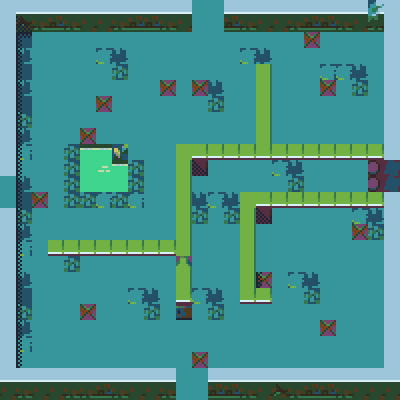

A 2D game scene composited from a Tiled map and its tileset images. What follows is a short description and the map's XML, with every tile layer's data as written:
An orthogonal 25x25 tile map with 16x16 px tiles, 2 tile layers (Ground, CollisionObjects) and 17 objects.

<map version="1.5" tiledversion="1.5.0" orientation="orthogonal" renderorder="right-down" width="25" height="25" tilewidth="16" tileheight="16" infinite="0" nextlayerid="5" nextobjectid="20">
 <tileset firstgid="1" source="SewerDungeonTilesetTwo.tsx" />
 <layer id="1" name="Ground" width="25" height="25">
  <data encoding="csv">
1374,1374,1374,1374,1374,1374,1374,1374,1374,1374,1374,1374,1374,1374,1374,1374,1374,1374,1374,1374,1374,1374,1374,1374,1374,
1374,1374,1374,1374,1374,1374,1374,1374,1374,1374,1374,1374,1374,1374,1374,1374,1374,1374,1374,1374,1374,1374,1374,1374,1374,
1374,1374,1374,1374,1374,1374,1374,1374,1374,1374,1374,1374,1374,1374,1374,1374,1374,1374,1374,454,1374,1374,1374,1374,1374,
1374,1374,1374,1374,1374,1374,859,860,1374,1374,1374,1374,1374,1374,1374,859,860,1374,1374,1374,1374,1374,1374,1374,1374,
1374,1374,1374,1374,1374,1374,893,894,1374,1374,1374,1374,1374,1374,1374,893,144,1374,1374,1374,859,859,860,1374,1374,
1374,1374,1374,1374,1374,1374,1374,1374,1374,1374,454,1374,454,860,1374,1374,178,1374,1374,1374,454,893,894,1374,1374,
1374,1374,1374,1374,1374,1374,454,1374,1374,1374,1374,1374,893,894,1374,1374,212,1374,1374,1374,1374,1374,1374,1374,1374,
1374,1374,1374,1374,1374,1374,1374,1374,1374,1374,1374,1374,1374,1374,1374,1374,246,1374,1374,1374,1374,1374,1374,1374,1374,
1374,1374,1374,1374,1374,454,1374,1374,1374,1374,1374,1374,1374,1374,1374,1374,280,1374,1374,1374,1374,1374,1374,1374,1374,
1374,1374,1374,1374,1374,1374,1374,1374,1374,1374,1374,42,43,64,64,56,57,58,59,60,61,62,63,64,1374,
1374,1374,1374,1374,1374,1374,1374,1374,1374,1374,1374,76,77,1374,1374,1374,1374,859,860,1374,1374,1374,1374,2684355983,2684355949,
1374,1374,1374,1374,1374,1374,1374,1374,1374,1374,1374,110,1374,1374,1374,1374,1374,893,894,1374,1374,1374,1374,2684355983,2684355949,
1374,1374,454,1374,1374,1374,1374,1374,1374,1374,1374,110,860,859,860,42,43,55,55,56,57,58,59,60,1374,
1374,1374,1374,1374,1374,1374,1374,1374,1374,1374,1374,110,894,893,894,76,77,1374,1374,1374,1374,1374,859,860,1374,
1374,1374,1374,1374,1374,1374,1374,1374,1374,1374,1374,110,1374,1374,1374,110,1374,1374,1374,1374,1374,1374,454,894,1374,
1374,1374,1374,354,355,356,357,358,359,360,361,110,1374,1374,1374,110,1374,1374,1374,1374,1374,1374,1374,1374,1374,
1374,1374,1374,893,894,1374,1374,1374,1374,1374,1374,289,1374,1374,1374,110,1374,1374,1374,1374,1374,1374,1374,1374,1374,
1374,1374,1374,1374,1374,1374,1374,1374,1374,1374,1374,323,1374,1374,1374,484,485,1374,859,860,1374,1374,1374,1374,1374,
1374,1374,1374,1374,1374,1374,1374,1374,859,860,1374,357,859,860,1374,518,519,1374,893,894,1374,1374,1374,1374,1374,
1374,1374,1374,1374,1374,454,1374,1374,893,894,1374,391,893,894,1374,1374,1374,1374,1374,1374,1374,1374,1374,1374,1374,
1374,1374,1374,1374,1374,1374,1374,1374,1374,1374,1374,1374,1374,1374,1374,1374,1374,1374,1374,1374,454,1374,1374,1374,1374,
1374,1374,1374,1374,1374,1374,1374,1374,1374,1374,1374,1374,1374,1374,1374,1374,1374,1374,1374,1374,1374,1374,1374,1374,1374,
1374,1374,1374,1374,1374,1374,1374,1374,1374,1374,1374,1374,454,1374,1374,1374,1374,1374,1374,1374,1374,1374,1374,1374,1374,
1374,1374,1374,1374,1374,1374,1374,1374,1374,1374,1374,1374,1374,1374,1374,1374,1374,1374,1374,1374,1374,1374,1374,1374,1374,
1374,1374,1374,1374,1374,1374,1374,1374,1374,1374,1374,1374,1374,1374,1374,1374,1374,1374,1374,1374,1374,1374,1374,1374,1374
</data>
 </layer>
 <layer id="2" name="CollisionObjects" width="25" height="25">
  <data encoding="csv">
1062,1063,1065,1066,1067,1068,1069,1070,1071,1072,1073,1074,0,0,1066,1067,1068,1069,1070,1071,1072,1073,1074,1390,1391,
1096,1097,1099,1100,1101,1102,1103,1104,1105,1106,1107,1108,0,0,1100,1101,1102,1103,1104,1105,1106,1107,1108,1424,1425,
1130,1131,0,0,0,0,0,0,0,0,0,0,0,0,0,0,0,0,0,0,0,0,0,0,1425,
1164,1165,0,0,0,0,0,0,0,0,0,0,0,0,0,0,0,0,0,0,0,0,0,0,1459,
1198,1199,0,0,0,0,0,0,0,0,0,0,0,0,0,0,0,0,0,0,0,0,0,0,1493,
1232,1335,0,0,0,0,0,0,0,0,0,0,0,0,0,0,0,0,0,0,0,0,0,0,1527,
1266,1369,0,0,0,0,0,0,0,0,0,0,0,0,0,0,0,0,0,0,0,0,0,0,1425,
1300,1403,0,0,0,0,0,0,0,0,0,0,0,0,0,0,0,0,0,0,0,0,0,0,1459,
1334,1437,0,0,0,0,0,0,0,0,0,0,0,0,0,0,0,0,0,0,0,0,0,0,1493,
1368,1471,0,0,1370,1371,1372,1373,1374,0,0,0,0,0,0,0,0,0,0,0,0,0,0,0,1527,
1402,1505,0,0,1404,1405,1406,1407,1408,0,0,0,0,0,0,0,0,0,0,0,0,0,0,0,0,
0,1335,0,0,1438,1439,1440,1441,1442,0,0,0,0,0,0,0,0,0,0,0,0,0,0,0,0,
0,1369,0,0,1472,1473,1474,1475,1476,0,0,0,0,0,0,0,0,0,0,0,0,0,0,0,1425,
1130,1403,0,0,0,0,0,0,0,0,0,0,0,0,0,0,0,0,0,0,0,0,0,0,1459,
1164,1437,0,0,0,0,0,0,0,0,0,0,0,0,0,0,0,0,0,0,0,0,0,0,1493,
1198,1471,0,0,0,0,0,0,0,0,0,0,0,0,0,0,0,0,0,0,0,0,0,0,1527,
1232,1505,0,0,0,0,0,0,0,0,0,0,0,0,0,0,0,0,0,0,0,0,0,0,1493,
1266,1335,0,0,0,0,0,0,0,0,0,0,0,0,0,0,0,0,0,0,0,0,0,0,1527,
1300,1369,0,0,0,0,0,0,0,0,0,0,0,0,0,0,0,0,0,0,0,0,0,0,1425,
1334,1403,0,0,0,0,0,0,0,0,0,0,0,0,0,0,0,0,0,0,0,0,0,0,1459,
1368,1437,0,0,0,0,0,0,0,0,0,0,0,0,0,0,0,0,0,0,0,0,0,0,1493,
1402,1471,0,0,0,0,0,0,0,0,0,0,0,0,0,0,0,0,0,0,0,0,0,0,1527,
1504,1505,0,0,0,0,0,0,0,0,0,0,0,0,0,0,0,0,0,0,0,0,0,0,1527,
1538,1539,1540,1541,1542,1543,1544,1545,1546,1547,1548,0,0,1551,1552,1553,1554,1555,1556,1557,1558,1559,1560,1561,1561,
1572,1573,1574,1575,1576,1577,1578,1579,1580,1581,1582,0,0,1585,1586,1587,1588,1589,1590,1591,1592,1593,1594,1595,1595
</data>
 </layer>
 <objectgroup id="4" name="CollisionMasks">
  <object id="2" x="0.5" y="0.5" width="15" height="174.5" />
  <object id="3" x="0" y="209" width="17" height="189" />
  <object id="4" x="0.5" y="368.5" width="174.5" height="30.5" />
  <object id="5" x="209.5" y="368.5" width="190.5" height="31" />
  <object id="6" x="383.5" y="192" width="17.5" height="207" />
  <object id="7" x="224" y="0.5" width="175.5" height="30" />
  <object id="8" x="382" y="-0.5" width="17.5" height="159.5" />
  <object id="9" x="15.5" y="0.5" width="176" height="30.5" />
  <object id="11" x="255.5" y="64.5" width="16" height="92" />
  <object id="12" x="176.5" y="143.5" width="15.5" height="176" />
  <object id="13" x="49" y="241.5" width="142" height="14.5" />
  <object id="14" x="177" y="142.5" width="204" height="16" />
  <object id="15" x="240" y="193" width="14.5" height="110.5" />
  <object id="16" x="241" y="288.5" width="31" height="15.5" />
  <object id="17" x="240.5" y="192.5" width="142" height="15" />
  <object id="18" x="80" y="144" width="32.5" height="48" />
  <object id="19" x="114" y="161.5" width="14" height="31" />
 </objectgroup>
</map>
